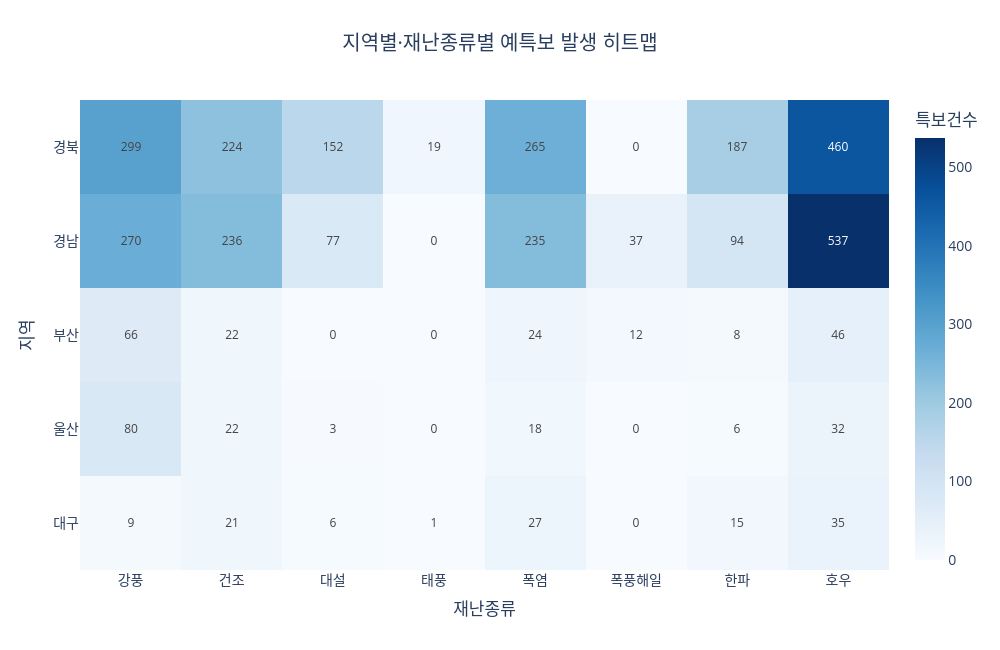

The notebook cell saved with this chart:
### Markdown cell above
#### 지역 종류별 히트맵

### Code cell
# -----------------------------------
# 1. 분석에 필요한 컬럼 값 정리
# -----------------------------------

# "지역", "재난종류" 둘 중 하나라도 값이 비어있는 행은 제거
# 이유: 히트맵은 지역과 재난종류가 둘 다 있어야 집계 가능함
df = df.dropna(subset=["지역", "재난종류"])

# "지역" 컬럼을 문자열(str) 형태로 바꾸고,
# 앞뒤 공백을 제거
# 예: " 울산 " -> "울산"
df["지역"] = df["지역"].astype(str).str.strip()

# "재난종류" 컬럼도 문자열로 바꾸고 앞뒤 공백 제거
df["재난종류"] = df["재난종류"].astype(str).str.strip()


# -----------------------------------
# 2. 지역별 + 재난종류별 발생 건수 세기
# -----------------------------------

# groupby(["지역", "재난종류"])
# -> 같은 지역 / 같은 재난종류끼리 묶음
#
# .size()
# -> 각 묶음의 개수(행 수)를 셈
#
# .reset_index(name="특보건수")
# -> 결과를 다시 표 형태로 만들고,
#    개수 컬럼 이름을 "특보건수"로 지정
heatmap_data = (
    df.groupby(["지역", "재난종류"])
    .size()
    .reset_index(name="특보건수")
)

# 여기까지 하면 대충 이런 표가 만들어짐
# 지역   재난종류   특보건수
# 울산   호우       12
# 울산   태풍        4
# 부산   호우        9


# -----------------------------------
# 3. 히트맵용 표 형태로 변환
# -----------------------------------

# pivot()은 세로형 데이터를 가로형 표로 바꾸는 기능
#
# index="지역"
# -> 행(세로축)에 지역이 들어감
#
# columns="재난종류"
# -> 열(가로축)에 재난종류가 들어감
#
# values="특보건수"
# -> 각 칸에 들어갈 값은 특보건수
#
# .fillna(0)
# -> 값이 없는 칸은 NaN 대신 0으로 채움
pivot_df = heatmap_data.pivot(
    index="지역",
    columns="재난종류",
    values="특보건수"
).fillna(0)

# 결과 예시
# 재난종류   호우   태풍   강풍
# 지역
# 울산       12     4      1
# 부산        9     2      3


# -----------------------------------
# 4. 지역별 총합 계산 후 많이 발생한 순서로 정렬
# -----------------------------------

# 각 지역 행의 가로 합계를 계산해서 "합계" 컬럼 추가
# axis=1 은 행 기준으로 더하라는 뜻
pivot_df["합계"] = pivot_df.sum(axis=1)

# "합계"가 큰 지역부터 위로 오도록 내림차순 정렬
# ascending=False -> 큰 값부터 정렬
#
# 그리고 정렬만 하고 나면 "합계" 컬럼은 히트맵에 필요 없으니 제거
pivot_df = pivot_df.sort_values("합계", ascending=False).drop(columns="합계")


# -----------------------------------
# 5. 히트맵 그리기
# -----------------------------------

# px.imshow()는 2차원 표 데이터를 색으로 표현하는 그래프
# 값이 클수록 더 진한 색으로 표시됨
fig = px.imshow(
    pivot_df,                       # 히트맵으로 그릴 표 데이터
    text_auto=True,                 # 각 칸 안에 숫자 자동 표시
    aspect="auto",                  # 가로세로 비율 자동 조정
    color_continuous_scale="Blues", # 파란색 계열 색상 사용
    title="지역별·재난종류별 예특보 발생 히트맵",  # 그래프 제목
    labels=dict(
        x="재난종류",               # x축 이름
        y="지역",                   # y축 이름
        color="특보건수"            # 색상바 이름
    )
)


# -----------------------------------
# 6. 그래프 전체 꾸미기
# -----------------------------------

fig.update_layout(
    width=1000,                     # 그래프 가로 길이
    height=650,                     # 그래프 세로 길이
    title_x=0.5,                    # 제목 가운데 정렬 (0.5 = 중앙)
    font=dict(size=14),             # 전체 글자 크기
    coloraxis_colorbar=dict(title="특보건수")  # 오른쪽 색상바 제목
)


# -----------------------------------
# 7. 칸 안 숫자 글자 크기 조정
# -----------------------------------

fig.update_traces(
    textfont=dict(size=12)          # 각 칸에 적히는 숫자 크기
)


# -----------------------------------
# 8. 그래프 출력
# -----------------------------------

# 지금까지 만든 히트맵을 화면에 보여줌
fig.show()

### Figure 1 — Plotly figure (JSON) as saved in the notebook; plotly's stock layout.template omitted (floating-point values rounded to 4 significant figures)
{"data": [{"coloraxis": "coloraxis", "hovertemplate": "재난종류: %{x}<br>지역: %{y}<br>특보건수: %{z}<extra></extra>", "name": "0", "textfont": {"size": 12}, "texttemplate": "%{z}", "type": "heatmap", "x": ["강풍", "건조", "대설", "태풍", "폭염", "폭풍해일", "한파", "호우"], "xaxis": "x", "y": ["경북", "경남", "부산", "울산", "대구"], "yaxis": "y", "z": [[299.0, 224.0, 152.0, 19.0, 265.0, 0.0, 187.0, 460.0], [270.0, 236.0, 77.0, 0.0, 235.0, 37.0, 94.0, 537.0], [66.0, 22.0, 0.0, 0.0, 24.0, 12.0, 8.0, 46.0], [80.0, 22.0, 3.0, 0.0, 18.0, 0.0, 6.0, 32.0], [9.0, 21.0, 6.0, 1.0, 27.0, 0.0, 15.0, 35.0]]}], "layout": {"coloraxis": {"colorbar": {"title": {"text": "특보건수"}}, "colorscale": [[0, "rgb(247,251,255)"], [0.125, "rgb(222,235,247)"], [0.25, "rgb(198,219,239)"], [0.375, "rgb(158,202,225)"], [0.5, "rgb(107,174,214)"], [0.625, "rgb(66,146,198)"], [0.75, "rgb(33,113,181)"], [0.875, "rgb(8,81,156)"], [1, "rgb(8,48,107)"]]}, "font": {"size": 14}, "height": 650, "title": {"text": "지역별·재난종류별 예특보 발생 히트맵", "x": 0.5}, "width": 1000, "xaxis": {"anchor": "y", "domain": [0, 1], "title": {"text": "재난종류"}}, "yaxis": {"anchor": "x", "autorange": "reversed", "domain": [0, 1], "title": {"text": "지역"}}}}
